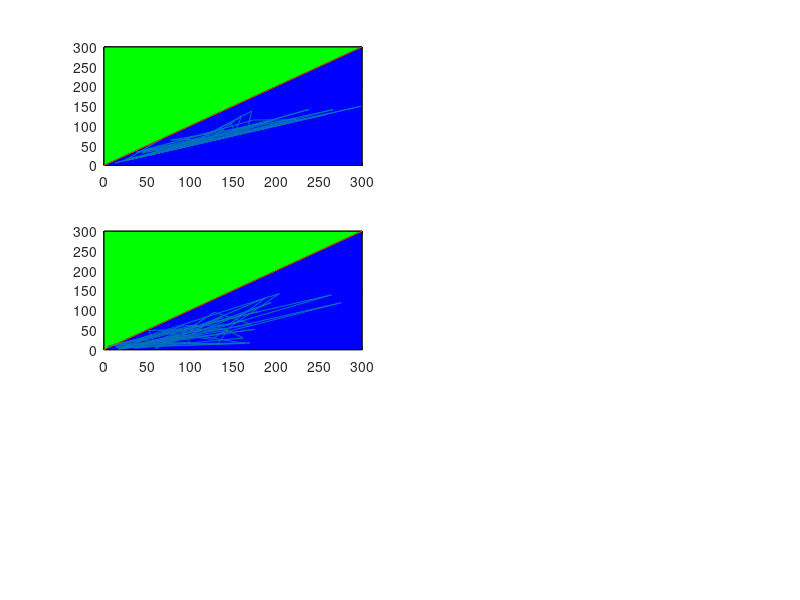

This figure's MATLAB source:

clear
clc

load param_ThrePert_SA0SB0_50pc_OR.mat
load param_SameSA0SB0_OR.mat

unp=tri_types(nrr,:);
ind=tri_type_SA0ltSB0;
dir=tri_type_SB0ltSA0;

nr=length(tri_type_SB0ltSA0);

for ii=1:nr

    if tri_type_SA0ltSB0(ii)==1 
        M_state_SA0ltSB0(ii,1)=SNB_SA0ltSB0(ii,3)-SNB_SA0ltSB0(ii,4);
        H_state_SA0ltSB0(ii,1)=SNB_SA0ltSB0(ii,3)-SNB_SA0ltSB0(ii,2);
        Tri_Reg_SA0ltSB0(ii,1)=SNB_SA0ltSB0(ii,1)-SNB_SA0ltSB0(ii,4);
    elseif tri_type_SA0ltSB0(ii)==3
        M_state_SA0ltSB0(ii,1)=SNB_SA0ltSB0(ii,3)-SNB_SA0ltSB0(ii,4);
        H_state_SA0ltSB0(ii,1)=SNB_SA0ltSB0(ii,3)-SNB_SA0ltSB0(ii,2);
        Tri_Reg_SA0ltSB0(ii,1)=SNB_SA0ltSB0(ii,1)-SNB_SA0ltSB0(ii,2);
    elseif tri_type_SA0ltSB0(ii)==2 
        M_state_SA0ltSB0(ii,1)=SNB_SA0ltSB0(ii,1)-SNB_SA0ltSB0(ii,4);
        H_state_SA0ltSB0(ii,1)=SNB_SA0ltSB0(ii,3)-SNB_SA0ltSB0(ii,2);
        Tri_Reg_SA0ltSB0(ii,1)=SNB_SA0ltSB0(ii,3)-SNB_SA0ltSB0(ii,4);
    elseif tri_type_SA0ltSB0(ii)==4 
        M_state_SA0ltSB0(ii,1)=SNB_SA0ltSB0(ii,1)-SNB_SA0ltSB0(ii,4);
        H_state_SA0ltSB0(ii,1)=SNB_SA0ltSB0(ii,3)-SNB_SA0ltSB0(ii,2);
        Tri_Reg_SA0ltSB0(ii,1)=SNB_SA0ltSB0(ii,3)-SNB_SA0ltSB0(ii,2);
    end


    if tri_type_SB0ltSA0(ii)==1 
        M_state_SB0ltSA0(ii,1)=SNB_SB0ltSA0(ii,3)-SNB_SB0ltSA0(ii,4);
        H_state_SB0ltSA0(ii,1)=SNB_SB0ltSA0(ii,3)-SNB_SB0ltSA0(ii,2);
        Tri_Reg_SB0ltSA0(ii,1)=SNB_SB0ltSA0(ii,1)-SNB_SB0ltSA0(ii,4);
    elseif tri_type_SB0ltSA0(ii)==3
        M_state_SB0ltSA0(ii,1)=SNB_SB0ltSA0(ii,3)-SNB_SB0ltSA0(ii,4);
        H_state_SB0ltSA0(ii,1)=SNB_SB0ltSA0(ii,3)-SNB_SB0ltSA0(ii,2);
        Tri_Reg_SB0ltSA0(ii,1)=SNB_SB0ltSA0(ii,1)-SNB_SB0ltSA0(ii,2);
    elseif tri_type_SB0ltSA0(ii)==2
        M_state_SB0ltSA0(ii,1)=SNB_SB0ltSA0(ii,1)-SNB_SB0ltSA0(ii,4);
        H_state_SB0ltSA0(ii,1)=SNB_SB0ltSA0(ii,3)-SNB_SB0ltSA0(ii,2);
        Tri_Reg_SB0ltSA0(ii,1)=SNB_SB0ltSA0(ii,3)-SNB_SB0ltSA0(ii,4);
    elseif tri_type_SB0ltSA0(ii)==4
        M_state_SB0ltSA0(ii,1)=SNB_SB0ltSA0(ii,1)-SNB_SB0ltSA0(ii,4);
        H_state_SB0ltSA0(ii,1)=SNB_SB0ltSA0(ii,3)-SNB_SB0ltSA0(ii,2);
        Tri_Reg_SB0ltSA0(ii,1)=SNB_SB0ltSA0(ii,3)-SNB_SB0ltSA0(ii,2);
    end

end

ind_types=[sum(ind==1),sum(ind==2),sum(ind==3),sum(ind==4)];
ind_pc=ind_types.*100./sum(ind_types);

dir_types=[sum(dir==1),sum(dir==2),sum(dir==3),sum(dir==4)];
dir_pc=dir_types.*100./sum(dir_types);

unp_types=[sum(unp==1),sum(unp==2),sum(unp==3),sum(unp==4)];
unp_pc=unp_types.*100./sum(unp_types);



%%%%%%%%%%%%%%%%%%%%%%%%%%%%%%%%%%%%%%%%%%%%%%%%%%%%%%%%%%%%%%%%%%%%%%%%%%%


% Define the vertices of the triangle
x1 = [0, 300, 300];
y1 = [0, 0, 300];

% Plot the vertices
figure(4)
subplot(3,2,1)
plot(x1, y1, 'k-'); % Plot the lines connecting the vertices

% Fill the area of the triangle
% figure(4)
% subplot(3,3,1)
fill(x1, y1, 'b'); % Fill the triangle with blue color
hold on

% Define the vertices of the triangle
x2 = [0, 0, 300];
y2 = [0, 300, 300];

% Plot the vertices
% figure(4)
% subplot(3,3,1)
plot(x2, y2, 'k-'); % Plot the lines connecting the vertices

% Fill the area of the triangle
% figure(4)
% subplot(3,3,1)
fill(x2, y2, 'g'); % Fill the triangle with blue color
hold on

% figure(4)
% subplot(3,3,1)
plot(SNB_SA0ltSB0(:,1), SNB_SB0ltSA0(:,1))
hold on
plot([0,300],[0,300])

sn1_dir_gt_ind = find(SNB_SB0ltSA0(:,1)>SNB_SA0ltSB0(:,1));
sn1_dir_lt_ind = find(SNB_SB0ltSA0(:,1)<SNB_SA0ltSB0(:,1));
sn1_dir_eq_ind = find(SNB_SB0ltSA0(:,1)==SNB_SA0ltSB0(:,1));
tot_sn1 = length(sn1_dir_gt_ind)+length(sn1_dir_lt_ind)+length(sn1_dir_eq_ind);

sn1_cont=([length(sn1_dir_gt_ind),length(sn1_dir_lt_ind),length(sn1_dir_eq_ind)].*100./tot_sn1)

% Define the vertices of the triangle
x1 = [0, 300, 300];
y1 = [0, 0, 300];

% Plot the vertices
figure(4)
subplot(3,2,3)
plot(x1, y1, 'k-'); % Plot the lines connecting the vertices

% Fill the area of the triangle
% figure(4)
% subplot(2,2,2)
fill(x1, y1, 'b'); % Fill the triangle with blue color
hold on

% Define the vertices of the triangle
x2 = [0, 0, 300];
y2 = [0, 300, 300];

% Plot the vertices
% figure(4)
% subplot(2,2,2)
plot(x2, y2, 'k-'); % Plot the lines connecting the vertices

% Fill the area of the triangle
% figure(4)
% subplot(2,2,2)
fill(x2, y2, 'g'); % Fill the triangle with blue color
hold on

% subplot(2,2,2)
plot(M_state_SA0ltSB0,M_state_SB0ltSA0)
hold on
plot([0,300],[0,300])

m_dir_gt_ind = find(M_state_SB0ltSA0(:,1)>M_state_SA0ltSB0(:,1));
m_dir_lt_ind = find(M_state_SB0ltSA0(:,1)<M_state_SA0ltSB0(:,1));
m_dir_eq_ind = find(M_state_SB0ltSA0(:,1)==M_state_SA0ltSB0(:,1));
tot_m = length(m_dir_gt_ind)+length(m_dir_lt_ind)+length(m_dir_eq_ind);


mstate_cont=([length(m_dir_gt_ind),length(m_dir_lt_ind),length(m_dir_eq_ind)].*100./tot_m)

